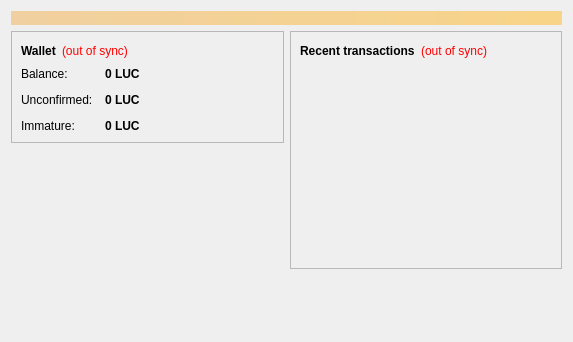
<?xml version="1.0" encoding="UTF-8"?>
<ui version="4.0">
 <class>OverviewPage</class>
 <widget class="QWidget" name="OverviewPage">
  <property name="geometry">
   <rect>
    <x>0</x>
    <y>0</y>
    <width>573</width>
    <height>342</height>
   </rect>
  </property>
  <property name="windowTitle">
   <string>Form</string>
  </property>
  <layout class="QVBoxLayout" name="topLayout">
   <item>
    <widget class="QLabel" name="labelAlerts">
     <property name="visible">
      <bool>false</bool>
     </property>
     <property name="styleSheet">
      <string notr="true">background-color: qlineargradient(x1: 0, y1: 0, x2: 1, y2: 0, stop:0 #F0D0A0, stop:1 #F8D488); color:#000000;</string>
     </property>
     <property name="wordWrap">
      <bool>true</bool>
     </property>
     <property name="margin">
      <number>3</number>
     </property>
    </widget>
   </item>
   <item>
    <layout class="QHBoxLayout" name="horizontalLayout" stretch="1,1">
     <item>
      <layout class="QVBoxLayout" name="verticalLayout_2">
       <item>
        <widget class="QFrame" name="frame">
         <property name="frameShape">
          <enum>QFrame::StyledPanel</enum>
         </property>
         <property name="frameShadow">
          <enum>QFrame::Raised</enum>
         </property>
         <layout class="QVBoxLayout" name="verticalLayout_4">
          <item>
           <layout class="QHBoxLayout" name="horizontalLayout_4">
            <item>
             <widget class="QLabel" name="label_5">
              <property name="font">
               <font>
                <weight>75</weight>
                <bold>true</bold>
               </font>
              </property>
              <property name="text">
               <string>Wallet</string>
              </property>
             </widget>
            </item>
            <item>
             <widget class="QLabel" name="labelWalletStatus">
              <property name="toolTip">
               <string>The displayed information may be out of date. Your wallet automatically synchronizes with the Lusocoin network after a connection is established, but this process has not completed yet.</string>
              </property>
              <property name="styleSheet">
               <string notr="true">QLabel { color: red; }</string>
              </property>
              <property name="text">
               <string notr="true">(out of sync)</string>
              </property>
              <property name="alignment">
               <set>Qt::AlignLeading|Qt::AlignLeft|Qt::AlignVCenter</set>
              </property>
             </widget>
            </item>
            <item>
             <spacer name="horizontalSpacer_2">
              <property name="orientation">
               <enum>Qt::Horizontal</enum>
              </property>
              <property name="sizeHint" stdset="0">
               <size>
                <width>40</width>
                <height>20</height>
               </size>
              </property>
             </spacer>
            </item>
           </layout>
          </item>
          <item>
           <layout class="QFormLayout" name="formLayout_2">
            <property name="fieldGrowthPolicy">
             <enum>QFormLayout::AllNonFixedFieldsGrow</enum>
            </property>
            <property name="horizontalSpacing">
             <number>12</number>
            </property>
            <property name="verticalSpacing">
             <number>12</number>
            </property>
            <item row="0" column="0">
             <widget class="QLabel" name="label">
              <property name="text">
               <string>Balance:</string>
              </property>
             </widget>
            </item>
            <item row="0" column="1">
             <widget class="QLabel" name="labelBalance">
              <property name="font">
               <font>
                <weight>75</weight>
                <bold>true</bold>
               </font>
              </property>
              <property name="cursor">
               <cursorShape>IBeamCursor</cursorShape>
              </property>
              <property name="toolTip">
               <string>Your current balance</string>
              </property>
              <property name="text">
               <string notr="true">0 LUC</string>
              </property>
              <property name="textInteractionFlags">
               <set>Qt::LinksAccessibleByMouse|Qt::TextSelectableByKeyboard|Qt::TextSelectableByMouse</set>
              </property>
             </widget>
            </item>
            <item row="1" column="0">
             <widget class="QLabel" name="label_3">
              <property name="text">
               <string>Unconfirmed:</string>
              </property>
             </widget>
            </item>
            <item row="1" column="1">
             <widget class="QLabel" name="labelUnconfirmed">
              <property name="font">
               <font>
                <weight>75</weight>
                <bold>true</bold>
               </font>
              </property>
              <property name="cursor">
               <cursorShape>IBeamCursor</cursorShape>
              </property>
              <property name="toolTip">
               <string>Total of transactions that have yet to be confirmed, and do not yet count toward the current balance</string>
              </property>
              <property name="text">
               <string notr="true">0 LUC</string>
              </property>
              <property name="textInteractionFlags">
               <set>Qt::LinksAccessibleByMouse|Qt::TextSelectableByKeyboard|Qt::TextSelectableByMouse</set>
              </property>
             </widget>
            </item>
            <item row="2" column="0">
             <widget class="QLabel" name="labelImmatureText">
              <property name="text">
               <string>Immature:</string>
              </property>
             </widget>
            </item>
            <item row="2" column="1">
             <widget class="QLabel" name="labelImmature">
              <property name="font">
               <font>
                <weight>75</weight>
                <bold>true</bold>
               </font>
              </property>
              <property name="toolTip">
               <string>Mined balance that has not yet matured</string>
              </property>
              <property name="text">
               <string notr="true">0 LUC</string>
              </property>
              <property name="textInteractionFlags">
               <set>Qt::LinksAccessibleByMouse|Qt::TextSelectableByKeyboard|Qt::TextSelectableByMouse</set>
              </property>
             </widget>
            </item>
           </layout>
          </item>
         </layout>
        </widget>
       </item>
       <item>
        <spacer name="verticalSpacer">
         <property name="orientation">
          <enum>Qt::Vertical</enum>
         </property>
         <property name="sizeHint" stdset="0">
          <size>
           <width>20</width>
           <height>40</height>
          </size>
         </property>
        </spacer>
       </item>
      </layout>
     </item>
     <item>
      <layout class="QVBoxLayout" name="verticalLayout_3">
       <item>
        <widget class="QFrame" name="frame_2">
         <property name="frameShape">
          <enum>QFrame::StyledPanel</enum>
         </property>
         <property name="frameShadow">
          <enum>QFrame::Raised</enum>
         </property>
         <layout class="QVBoxLayout" name="verticalLayout">
          <item>
           <layout class="QHBoxLayout" name="horizontalLayout_2">
            <item>
             <widget class="QLabel" name="label_4">
              <property name="text">
               <string>&lt;b&gt;Recent transactions&lt;/b&gt;</string>
              </property>
             </widget>
            </item>
            <item>
             <widget class="QLabel" name="labelTransactionsStatus">
              <property name="toolTip">
               <string>The displayed information may be out of date. Your wallet automatically synchronizes with the Lusocoin network after a connection is established, but this process has not completed yet.</string>
              </property>
              <property name="styleSheet">
               <string notr="true">QLabel { color: red; }</string>
              </property>
              <property name="text">
               <string notr="true">(out of sync)</string>
              </property>
              <property name="alignment">
               <set>Qt::AlignRight|Qt::AlignTrailing|Qt::AlignVCenter</set>
              </property>
             </widget>
            </item>
            <item>
             <spacer name="horizontalSpacer">
              <property name="orientation">
               <enum>Qt::Horizontal</enum>
              </property>
              <property name="sizeHint" stdset="0">
               <size>
                <width>40</width>
                <height>20</height>
               </size>
              </property>
             </spacer>
            </item>
           </layout>
          </item>
          <item>
           <widget class="QListView" name="listTransactions">
            <property name="styleSheet">
             <string notr="true">QListView { background: transparent; }</string>
            </property>
            <property name="frameShape">
             <enum>QFrame::NoFrame</enum>
            </property>
            <property name="verticalScrollBarPolicy">
             <enum>Qt::ScrollBarAlwaysOff</enum>
            </property>
            <property name="horizontalScrollBarPolicy">
             <enum>Qt::ScrollBarAlwaysOff</enum>
            </property>
            <property name="selectionMode">
             <enum>QAbstractItemView::NoSelection</enum>
            </property>
           </widget>
          </item>
         </layout>
        </widget>
       </item>
       <item>
        <spacer name="verticalSpacer_2">
         <property name="orientation">
          <enum>Qt::Vertical</enum>
         </property>
         <property name="sizeHint" stdset="0">
          <size>
           <width>20</width>
           <height>40</height>
          </size>
         </property>
        </spacer>
       </item>
      </layout>
     </item>
    </layout>
   </item>
  </layout>
 </widget>
 <resources/>
 <connections/>
</ui>
